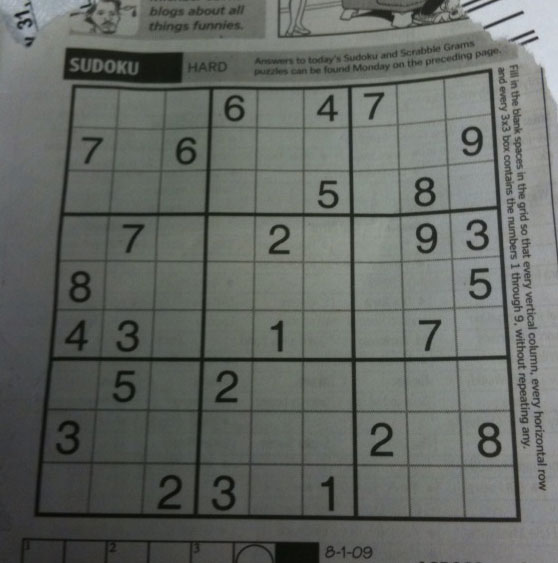
#> input picture images/image3.png, 558 x 563 px
$ python task.py
#> lines starting #> are read from the running program, lines starting #| are printed output that depends on the picture
from pathlib import Path

import cv2
import matplotlib
import numpy as np

matplotlib.use("Agg")
import matplotlib.pyplot as plt


IMAGE_DIR = Path(__file__).resolve().parents[2] / "images"
OUTPUT_DIR = Path(__file__).resolve().parent


def align_images(source, reference):
    sift = cv2.SIFT_create()
    source_keypoints, source_descriptors = sift.detectAndCompute(source, None)
    reference_keypoints, reference_descriptors = sift.detectAndCompute(reference, None)
    if source_descriptors is None or reference_descriptors is None:
        raise RuntimeError("SIFT could not find descriptors in both images.")

    matcher = cv2.BFMatcher(cv2.NORM_L2)
    pairs = matcher.knnMatch(source_descriptors, reference_descriptors, k=2)
    good_matches = [
        pair[0]
        for pair in pairs
        if len(pair) == 2 and pair[0].distance < 0.75 * pair[1].distance
    ]
    if len(good_matches) < 4:
        raise RuntimeError(
            f"At least four matches are required for alignment; found {len(good_matches)}."
        )

    source_points = np.float32(
        [source_keypoints[match.queryIdx].pt for match in good_matches]
    ).reshape(-1, 1, 2)
    reference_points = np.float32(
        [reference_keypoints[match.trainIdx].pt for match in good_matches]
    ).reshape(-1, 1, 2)
    homography, mask = cv2.findHomography(
        source_points, reference_points, cv2.RANSAC, 5.0
    )
    if homography is None or mask is None:
        raise RuntimeError("RANSAC could not estimate the alignment homography.")

    height, width = reference.shape
    aligned = cv2.warpPerspective(source, homography, (width, height))
    return aligned, int(mask.sum())


def main():
    image_path = IMAGE_DIR / "image3.png"
    reference = cv2.imread(str(image_path), cv2.IMREAD_GRAYSCALE)
#> reference: shape (563, 558); min 7, max 218, mean 101.8
    if reference is None:
        raise FileNotFoundError(f"Could not load input image: {image_path}")

    height, width = reference.shape
#> height = 563; width = 558
    shift = int(width * 0.2)
#> shift = 111
    shifted = np.zeros_like(reference)
    shifted[:, : width - shift] = reference[:, shift:]
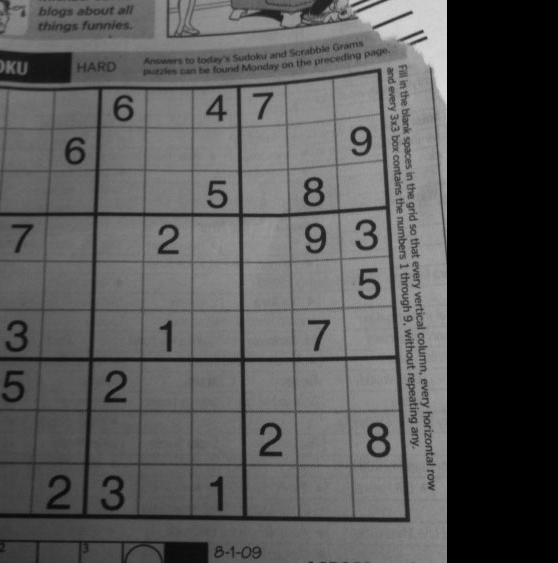
#> shifted: shape (563, 558); min 0, max 218, mean 85.7
    aligned, inlier_count = align_images(shifted, reference)
#> in align_images, `source_keypoints, source_descriptors = sift.detectAndCompute(source, N..`: source_keypoints = 1532 keypoints; strongest (x, y, size): (425, 38, 2.6), (421, 32, 2.7), (410, 13, 2.7), (435, 54, 20.8)
#> in align_images, `reference_keypoints, reference_descriptors = sift.detectAndCompute(ref..`: reference_keypoints = 1719 keypoints; strongest (x, y, size): (536, 38, 2.6), (532, 32, 2.7), (521, 13, 2.7), (18, 15, 3.5)
#> in align_images, `pairs = matcher.knnMatch(source_descriptors, reference_descriptors, k=2)`: pairs = 1532 matches
#> in align_images, `good_matches = [ pair[0] for pair in pairs if len(pair) == 2 and pair[..`: good_matches = 1482 matches
#> in align_images, `source_points = np.float32( [source_keypoints[match.queryIdx].pt for m..`: source_points = 1482 rows, first 8: [4.01, 71.53], [4.86, 59.76], [7.09, 383.8], [7.09, 383.8], [7.34, 71.57], [8.22, 62.17], [8.22, 62.17], [8.26, 18.68]
#> in align_images, `reference_points = np.float32( [reference_keypoints[match.trainIdx].pt..`: reference_points = 1482 rows, first 8: [115, 71.53], [115.8, 59.74], [118.1, 383.8], [118.1, 383.8], [118.3, 71.57], [119.2, 62.17], [119.2, 62.17], [119.3, 18.68]
#> in align_images, `homography, mask = cv2.findHomography( source_points, reference_points..`: homography = [[1, 2.58e-06, 111], [-6.88e-06, 1, -0.00235], [-1.55e-08, 3.26e-08, 1]]; mask = 1482 values, max 1 at index 0, min 0 at index 585, mean 0.999
#> in align_images, `aligned = cv2.warpPerspective(source, homography, (width, height))`:
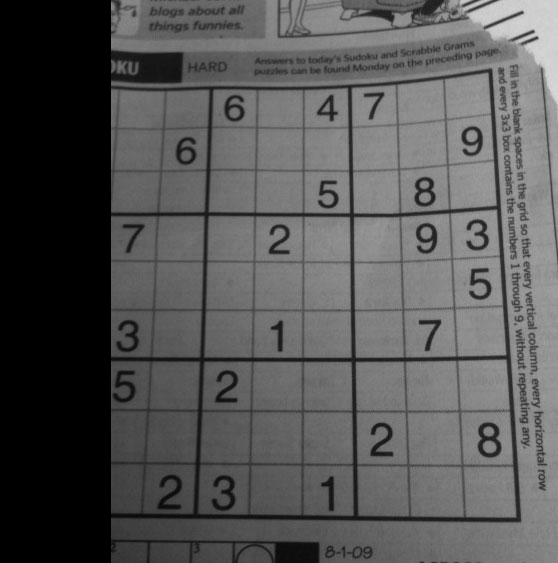
#> aligned: shape (563, 558); min 0, max 218, mean 85.7
#> inlier_count = 1480

    figure, axes = plt.subplots(1, 3, figsize=(15, 5))
    for axis, image, title in zip(
        axes,
        (reference, shifted, aligned),
        ("Reference image", "Shifted image", f"Aligned image ({inlier_count} inliers)"),
    ):
        axis.imshow(image, cmap="gray")
        axis.set_title(title)
        axis.axis("off")
#> this loop made 3 passes
#> title on passes 1 to 3: 'Reference image', 'Shifted image', 'Aligned image (1480 inliers)'
    figure.tight_layout()
    output_path = OUTPUT_DIR / "task7_image_alignment.jpg"
    figure.savefig(output_path, dpi=150, bbox_inches="tight")
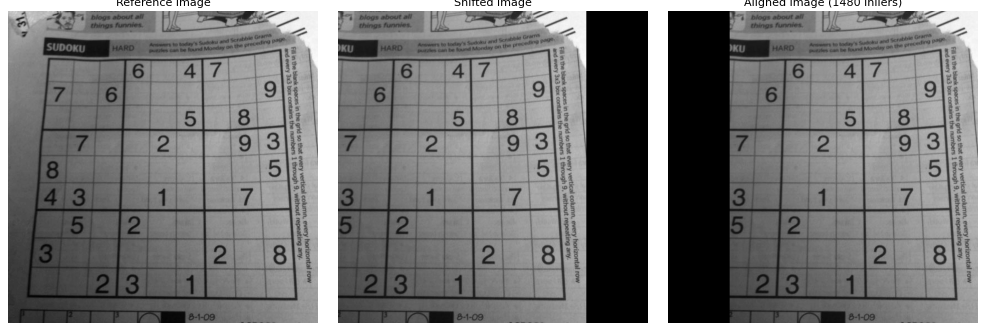
#> figure drawn by matplotlib, 3 panels
    plt.close(figure)
    print(f"RANSAC inliers: {inlier_count}")
#| RANSAC inliers: 1480
    print(f"Saved aligned image comparison to {output_path}")


if __name__ == "__main__":
    main()

$ run again, with images/building.jpg saved as images/image3.png
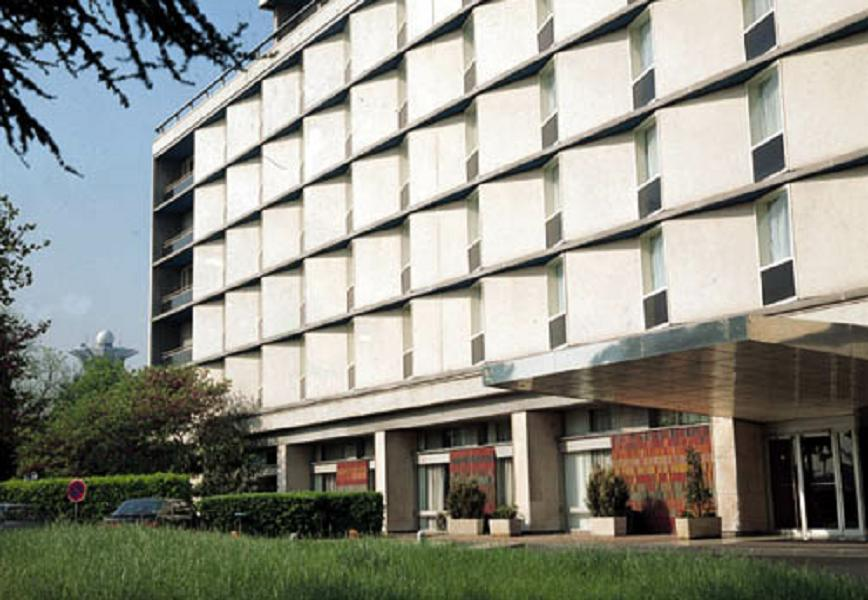
#> input picture images/building.jpg, 868 x 600 px
#> in main, `shifted[:, : width - shift] = reference[:, shift:]`:
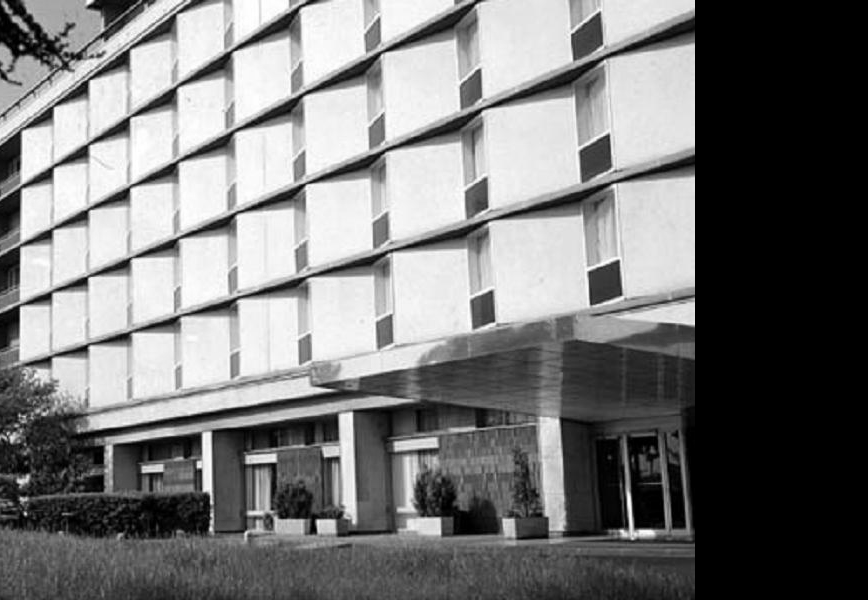
#> shifted: shape (600, 868); min 0, max 255, mean 120
#> source_keypoints = 3059 keypoints; strongest (x, y, size): (46, 176, 10.5), (81, 154, 11.3), (121, 197, 11.7), (121, 128, 12.2)
#> reference_keypoints = 4554 keypoints; strongest (x, y, size): (219, 176, 10.5), (254, 154, 11.4), (294, 197, 11.8), (294, 128, 12.2)
#> pairs = 3059 matches
#> good_matches = 2923 matches
#> source_points = 2923 rows, first 8: [3.01, 528.4], [3.01, 528.4], [3.85, 504.9], [4.02, 494.2], [4.22, 516.4], [4.6, 490.1], [4.97, 437.9], [5.09, 434.3]
#> reference_points = 2923 rows, first 8: [176, 528.4], [176, 528.4], [176.9, 504.9], [177, 494.2], [177.3, 516.4], [177.6, 490.1], [178, 437.9], [178.1, 434.3]
#> homography = [[1, -2.82e-06, 173], [1.19e-05, 1, -0.00116], [2.37e-08, 3.89e-09, 1]]; mask = 2923 values, max 1 at index 0, min 0 at index 213, mean 0.997
#> inlier_count = 2913
#> the loop in main, `for axis, image, title in zip( axes, (reference, shifted, aligned), ("..` made 3 passes
#> title on passes 1 to 3: 'Reference image', 'Shifted image', 'Aligned image (2913 inliers)'
#> in main, `figure.savefig(output_path, dpi=150, bbox_inches="tight")`:
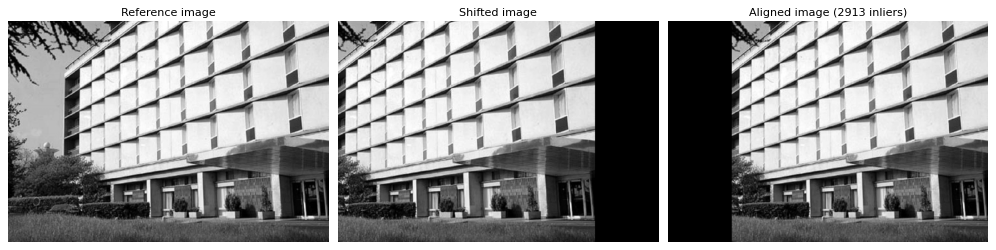
#> figure drawn by matplotlib, 3 panels
#| RANSAC inliers: 2913
